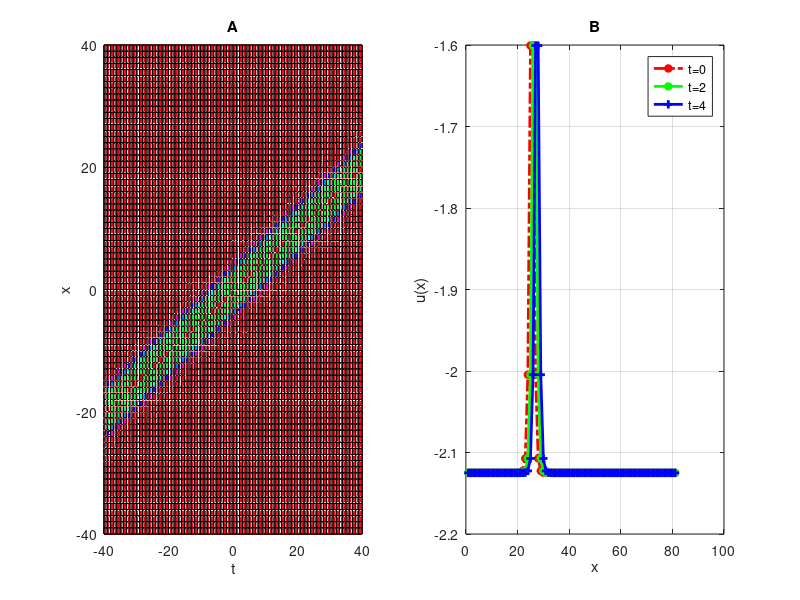

Reproduce this figure in MATLAB.
clear all;
V = 0.5;
lamda = 1;
xi = .5;
mu =-1;

lowerRange = -40 ; 
uperRange = 40 ; 

u(1,1) = 0;
for x= lowerRange :1:uperRange
for t= lowerRange : 1 : uperRange
    if(lamda*mu < 0)
        cosec = tanh( sqrt(-lamda*mu)*(x-V*t+xi)) ;
    u(x+    (lowerRange * (-1))+1    ,  t+  (lowerRange * (-1))+1       ) = -(1/6.0) - (1/3)*(lamda*lamda) - (mu*mu) + (1/6)*(V*V)-(2/3)*(lamda*lamda)*(cosec*cosec);
    end
end 
end

%%%%%%%%%%%%%%%%%%%%%%%%%%%%%%%%%%%%%%%%%%%%%%%%%%%%%%%%%%%%%%%%%%%%%%%%%%%%%%%%%%%%%%%
t= lowerRange :1 :uperRange ;

subplot(1,2,1)

%meshz(t,t,u);
hold on;

meshc(t,t,u);
hold on;

surfc(t,t,u);
hold on;

%waterfall(t,t,u);
hold on;
surfl(t,t,u);
hold on;

grid on;
xlabel('t');
zlabel('u(x,t)');
ylabel('x');
title('A');
colormap hsv
%%%%%%%%%%%%%%%%%%%%%%%%%%%%%%%%%%%%%%%%%%%%%%%%%%%%%%%%%%%%%%%%%%%%%%%%%%%%%%%%%%%%%%%

subplot(1,2,2)
% for t=0
h = u(:,11);
plot(h,'-.r*', 'LineWidth',2)

hold on;
% for t=2
h = u(:,13);
plot(h,'-*g', 'LineWidth',2)
hold on;
% for t=4
h = u(:,15);
plot(h,'-+b', 'LineWidth',2)
hold on;
grid on;

legend('t=0','t=2','t=4');
xlabel('x');
ylabel('u(x)');
title('B');

